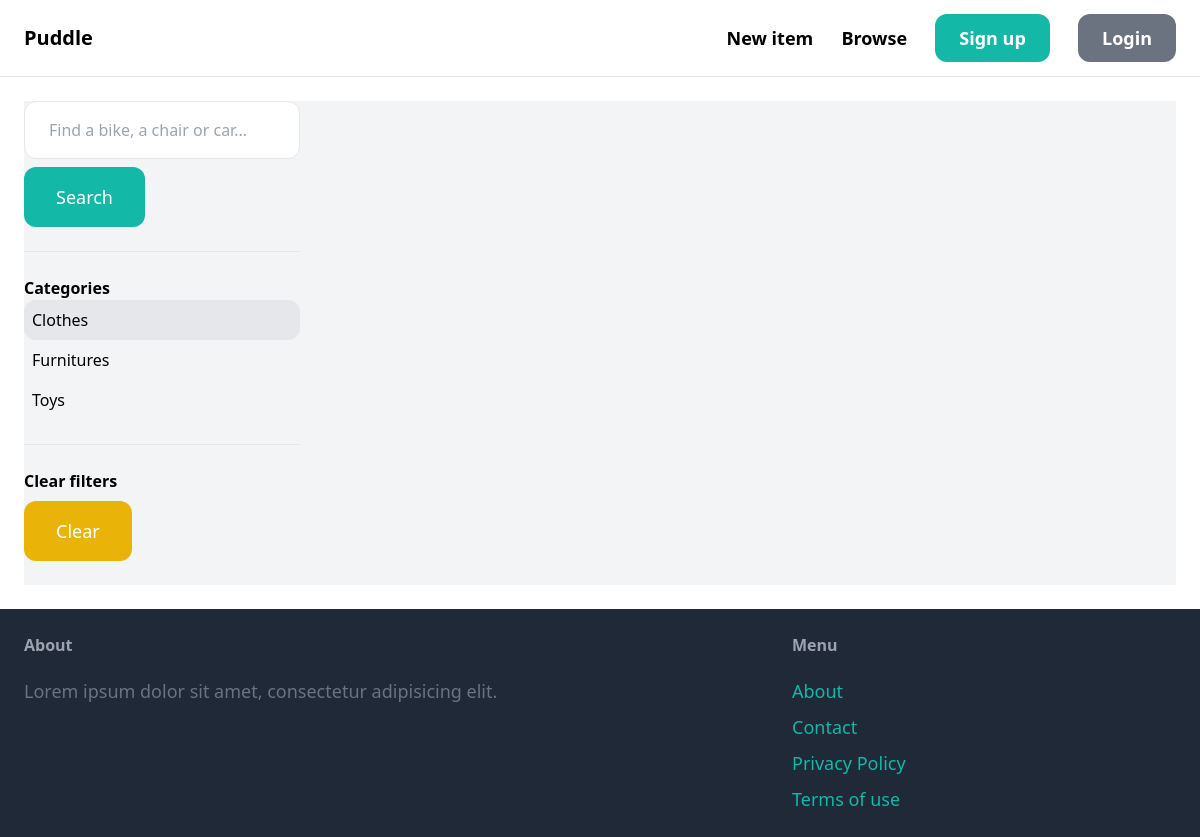
Page /items/?query=&category=3 on the earlier database version.
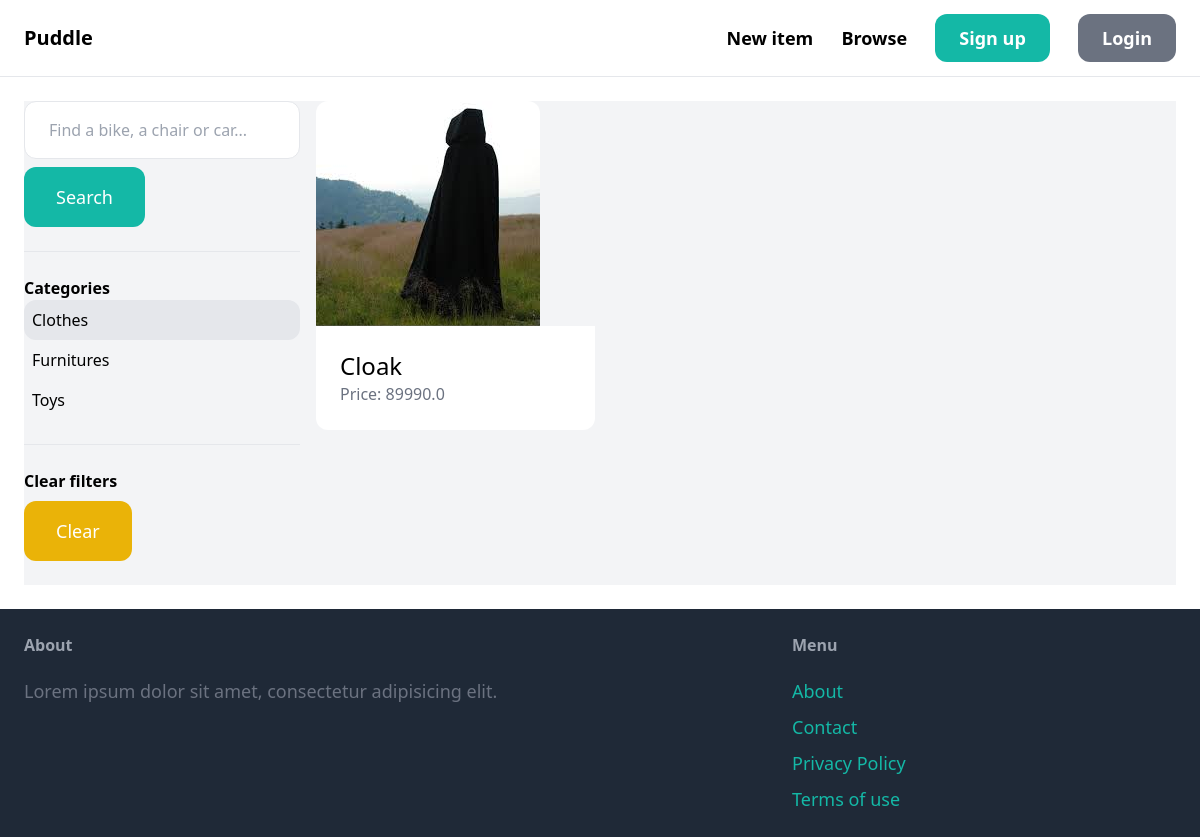
Same page on the later database version.
### item/models.py (models this page shows, shortened)
class Category(models.Model):
    name = models.CharField(max_length=255)
    class Meta:
        ordering = ('name',)
        verbose_name_plural = 'Categories'

class Item(models.Model):
    category = models.ForeignKey(Category, related_name='items', on_delete=models.CASCADE)
    name = models.CharField(max_length=255)
    description  = models.TextField(blank=True, null=True)
    price = models.FloatField()
    image = models.ImageField(upload_to='item_images', null=True, blank=True)
    is_sold = models.BooleanField(default=False)
    created_by = models.ForeignKey(User, related_name='items', on_delete=models.CASCADE)
    created_at = models.DateTimeField(auto_now_add=True)

### item/views.py (the view)
# urls.py: path('', views.items, name='items'),
def items(request):
    query = request.GET.get('query', '')
    items = Item.objects.filter(is_sold=False)
    categories = Category.objects.all()
    category_id = request.GET.get('category', 0)
    if category_id:
        items = items.filter(category_id=category_id)
    if query:
        items = items.filter(Q(name__icontains=query) | Q(description__icontains=query))
    return render(request, 'items.html', {
        'items': items,
        'query': query,
        'categories': categories,
        'category_id': int(category_id),
    })

### item/templates/items.html (shortened to what this page needs)
{% extends "core/base.html" %}
{% block content %}
<div class="pb-6 grid grid-cols-4 gap-4 bg-gray-100">
    <div class="col-span-1">
        <form method="get" action="{% url 'item:items' %}">
            <input name="query" class="w-full py-4 px-6 border rounded-xl" type="text" value="{{ query }}" placeholder="Find a bike, a chair or car...">
            <button class="mt-2 py-4 px-8 text-lg bg-teal-500 text-white rounded-xl">Search</button>
        </form>
        <hr class="my-6">
        <p class="font-semibold">Categories</p>
        <ul>
            {% for category in categories %}
                <li class="py-2 px-2 rounded-xl{% if category.id == category_id %} bg-gray-200{% endif %}">
                    <a href="{% url 'item:items' %}?query={{ query }}&category={{ category.id }}">{{ category.name }}</a>
                </li>
            {% endfor %}
        </ul>
        <hr class="my-6">
            <p class="font-semibold">Clear filters</p>
            <ul>
                <li><a href="{% url 'item:items' %}" class="mt-2 py-4 px-8 inline-block bg-yellow-500 text-lg rounded-xl text-white">Clear</a>
    </div>
    <div class="col-span-3">
        <div class="grid grid-cols-3 gap-3">
            {% for item in items %}
                <div>
                    <a href="{% url 'item:detail' item.id %}">
                        <div>
                            <img src="{{ item.image.url }}" class="rounded-t-xl">
                        </div>
                        <div class="p-6 bg-white rounded-b-xl">
                            <h2 class="text-2xl">{{ item.name }}</h2>
                            <p class="text-gray-500">Price: {{ item.price }}</p>
                        </div>
                    </a>
                </div>
            {% endfor %}
        </div>
    </div>
</div>
{% endblock %}

Differences in the rows shown:
added Item: image (picture), name "Cloak", price "89990.0"
